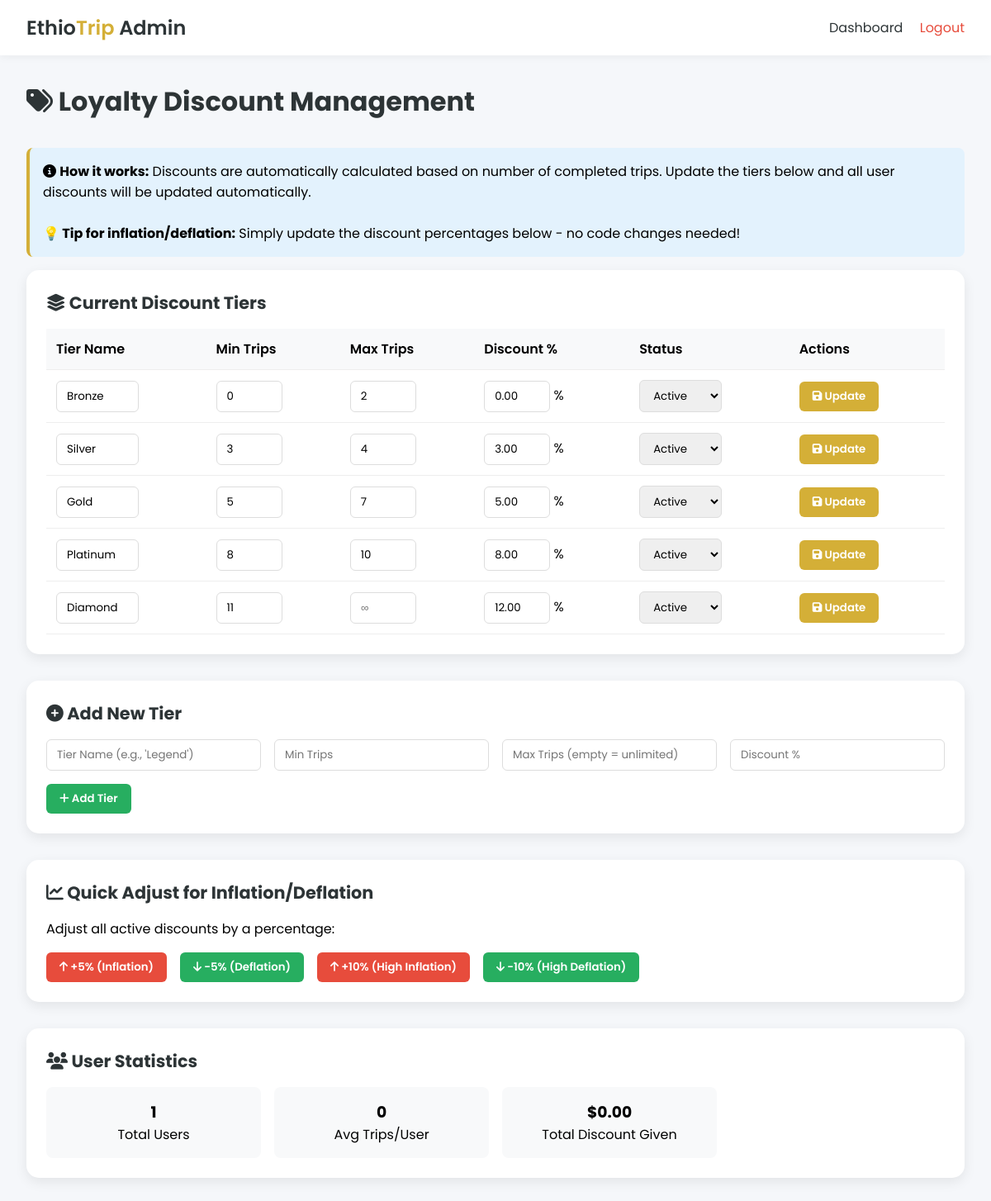
Screenshot of /admin/discounts.php (signed in) with the database file from the repository.
### tables this page shows
CREATE TABLE discount_tiers (
    id INT PRIMARY KEY AUTO_INCREMENT,
    min_trips INT NOT NULL,
    max_trips INT NULL,
    discount_percent DECIMAL(5,2) NOT NULL,
    tier_name VARCHAR(50) NOT NULL,
    is_active BOOLEAN DEFAULT TRUE,
    created_at TIMESTAMP DEFAULT CURRENT_TIMESTAMP,
    updated_at TIMESTAMP DEFAULT CURRENT_TIMESTAMP ON UPDATE CURRENT_TIMESTAMP
);

### admin/discounts.php (the view, shortened to what this page needs)
<?php
require_once '../config/database.php';
$tiers = mysqli_query($conn, "SELECT * FROM discount_tiers ORDER BY min_trips ASC");
?>
<!DOCTYPE html>
<html lang="en">
<head>
    <link rel="stylesheet" href="https://cdnjs.cloudflare.com/ajax/libs/font-awesome/6.4.0/css/all.min.css">
</head>
<body>
    <nav class="navbar">
        <a href="../dashboard.php" class="logo">Ethio<span>Trip</span> Admin</a>
        <div>
            <a href="../dashboard.php" style="margin-right: 1rem; color: #2d3436; text-decoration: none;">Dashboard</a>
            <a href="../logout.php" style="color: #e74c3c; text-decoration: none;">Logout</a>
        </div>
    </nav>
    <div class="container">
        <h1><i class="fas fa-tags"></i> Loyalty Discount Management</h1>
        <div class="info-box">
            <i class="fas fa-info-circle"></i>
            <strong>How it works:</strong> Discounts are automatically calculated based on number of completed trips.
            Update the tiers below and all user discounts will be updated automatically.
            <br><br>
            <strong>💡 Tip for inflation/deflation:</strong> Simply update the discount percentages below - no code changes needed!
        </div>
        <div class="card">
            <h2><i class="fas fa-layer-group"></i> Current Discount Tiers</h2>
            <table>
                <thead>
                    <tr>
                        <th>Tier Name</th>
                        <th>Min Trips</th>
                        <th>Max Trips</th>
                        <th>Discount %</th>
                        <th>Status</th>
                        <th>Actions</th>
                    </tr>
                </thead>
                <tbody>
                    <?php while($tier = mysqli_fetch_assoc($tiers)): ?>
                    <form method="POST" style="display: contents;">
                        <tr>
                            <td><input type="text" name="tier_name" value="<?php echo htmlspecialchars($tier['tier_name']); ?>" required style="width: 100px;"></td>
                            <td><input type="number" name="min_trips" value="<?php echo $tier['min_trips']; ?>" required style="width: 80px;"></td>
                            <td><input type="number" name="max_trips" value="<?php echo $tier['max_trips']; ?>" placeholder="∞" style="width: 80px;"></td>
                            <td><input type="number" step="0.5" name="discount_percent" value="<?php echo $tier['discount_percent']; ?>" required style="width: 80px;"> %</td>
                            <td>
                                <select name="is_active" style="width: 100px;">
                                    <option value="1" <?php echo $tier['is_active'] ? 'selected' : ''; ?>>Active</option>
                                </select>
                            </td>
                            <td>
                                <button type="submit" name="update_tier"><i class="fas fa-save"></i> Update</button>
                            </td>
                        </tr>
                    </form>
                    <?php endwhile; ?>
                </tbody>
            </table>
        </div>
        <div class="card">
            <h2><i class="fas fa-plus-circle"></i> Add New Tier</h2>
            <form method="POST">
                <div class="grid-4">
                    <input type="text" name="tier_name" placeholder="Tier Name (e.g., 'Legend')" required>
                    <input type="number" name="min_trips" placeholder="Min Trips" required>
                    <input type="number" name="max_trips" placeholder="Max Trips (empty = unlimited)">
                    <input type="number" step="0.5" name="discount_percent" placeholder="Discount %" required>
                </div>
                <button type="submit" name="add_tier" class="btn-add mt-2"><i class="fas fa-plus"></i> Add Tier</button>
            </form>
        </div>
        <div class="card">
            <h2><i class="fas fa-chart-line"></i> Quick Adjust for Inflation/Deflation</h2>
            <p>Adjust all active discounts by a percentage:</p>
            <div style="display: flex; gap: 1rem; margin-top: 1rem; flex-wrap: wrap;">
                <form method="POST" action="adjust-discounts.php" style="display: inline;">
                    <button type="submit" class="btn-warning"><i class="fas fa-arrow-up"></i> +5% (Inflation)</button>
                </form>
                <form method="POST" action="adjust-discounts.php" style="display: inline;">
                    <button type="submit" class="btn-success"><i class="fas fa-arrow-down"></i> -5% (Deflation)</button>
                </form>
                <form method="POST" action="adjust-discounts.php" style="display: inline;">
                    <button type="submit" class="btn-warning"><i class="fas fa-arrow-up"></i> +10% (High Inflation)</button>
                </form>
                <form method="POST" action="adjust-discounts.php" style="display: inline;">
                    <button type="submit" class="btn-success"><i class="fas fa-arrow-down"></i> -10% (High Deflation)</button>
                </form>
            </div>
        </div>
        <div class="card">
            <h2><i class="fas fa-users"></i> User Statistics</h2>
            <?php
            $total_users = mysqli_fetch_assoc(mysqli_query($conn, "SELECT COUNT(*) as count FROM users"))['count'];
            $avg_trips = mysqli_fetch_assoc(mysqli_query($conn, "SELECT AVG(trips_completed) as avg FROM users"))['avg'];
            $total_discount_given = mysqli_fetch_assoc(mysqli_query($conn, "SELECT SUM(loyalty_discount * total_spent) as total FROM users"))['total'];
            ?>
            <div class="grid-4" style="margin-top: 1rem;">
                <div style="background: #f8f9fa; padding: 1rem; border-radius: 8px; text-align: center;">
                    <h3><?php echo $total_users; ?></h3>
                    <p>Total Users</p>
                </div>
                <div style="background: #f8f9fa; padding: 1rem; border-radius: 8px; text-align: center;">
                    <h3><?php echo round($avg_trips, 1); ?></h3>
                    <p>Avg Trips/User</p>
                </div>
                <div style="background: #f8f9fa; padding: 1rem; border-radius: 8px; text-align: center;">
                    <h3>$<?php echo number_format($total_discount_given ?? 0, 2); ?></h3>
                    <p>Total Discount Given</p>
                </div>
            </div>
        </div>
    </div>
</body>
</html>

### admin/discounts.php (style rules this page uses)
* { margin: 0; padding: 0; box-sizing: border-box; font-family: 'Poppins', sans-serif; }
body { background: #f5f7fa; }
.container { max-width: 1200px; margin: 0 auto; padding: 2rem; }
.navbar { background: white; padding: 1rem 2rem; display: flex; justify-content: space-between; align-items: center; box-shadow: 0 2px 10px rgba(0,0,0,0.05); }
.logo { font-size: 1.5rem; font-weight: 600; text-decoration: none; color: #2d3436; }
.logo span { color: #d4af37; }
h1 { margin-bottom: 2rem; color: #2d3436; }
.card { background: white; border-radius: 15px; padding: 1.5rem; margin-bottom: 2rem; box-shadow: 0 5px 15px rgba(0,0,0,0.08); }
.card h2 { margin-bottom: 1rem; color: #2d3436; font-size: 1.3rem; }
table { width: 100%; border-collapse: collapse; }
th, td { padding: 12px; text-align: left; border-bottom: 1px solid #eee; }
th { background: #f8f9fa; font-weight: 600; }
input, select { padding: 8px 12px; border: 1px solid #ddd; border-radius: 6px; width: 100%; }
button { padding: 8px 16px; background: #d4af37; color: white; border: none; border-radius: 6px; cursor: pointer; font-weight: 600; }
.btn-add { background: #27ae60; }
.info-box { background: #e3f2fd; padding: 1rem; border-radius: 8px; margin-bottom: 1rem; border-left: 4px solid #d4af37; }
.grid-4 { display: grid; grid-template-columns: repeat(4, 1fr); gap: 1rem; }
.mt-2 { margin-top: 1rem; }
.btn-warning { background: #e74c3c; }
.btn-success { background: #27ae60; }

### rows the page displays
discount_tiers: tier_name "Bronze", min_trips "0", max_trips "2", discount_percent "0.00", is_active "Active"
discount_tiers: tier_name "Silver", min_trips "3", max_trips "4", discount_percent "3.00", is_active "Active"
discount_tiers: tier_name "Gold", min_trips "5", max_trips "7", discount_percent "5.00", is_active "Active"
discount_tiers: tier_name "Platinum", min_trips "8", max_trips "10", discount_percent "8.00", is_active "Active"
discount_tiers: tier_name "Diamond", min_trips "11", discount_percent "12.00", is_active "Active"

### other values shown
$total_users "1"
$avg_trips "0"
$total_discount_given "0.00"
